Frame 1 (no input): blank canvas, image omitted
Frame 60 (no input): blank canvas, image omitted
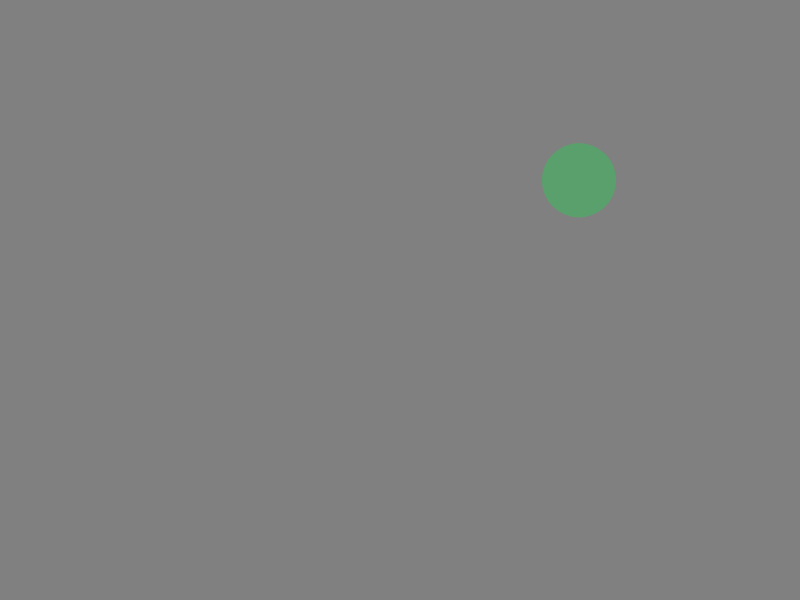
Frame 120 (the mouse pressed at the canvas centre since frame 60)

The p5.js sketch whose frames 1 and 60 were blank and that drew this single picture after the mouse press (run headless with seeded random() and noise() and a simulated clock; from frame 60 on, the mouse is pressed at the canvas centre):

// p5.js sketch
// ── sketch.js
var lista_de_bolas = []; // variável global para guardar bolas

function setup() {
  createCanvas(800,600);
  noStroke();
 }

function draw() {
  background(128)
  for (var i = 0; i < lista_de_bolas.length; i++) { // itera pela lista de bolas
    lista_de_bolas[i].desenha();    
     lista_de_bolas[i].move();
  }
}

function mousePressed(){  
    var nova_bola = new Bola(mouseX, mouseY); // instancia uma nova bola
    lista_de_bolas.push(nova_bola);           // acrescenta a nova bola na lista
}
 
// 'Classe' Bola
function Bola(x_,y_){
  this.x = x_;
  this.y = y_;
  this.tamanho = random(10,100);
  this.cor = color(random(255),random(255),random(255),128);
  this.vel_x = random(-5,5)
  this.vel_y = random(-5,5);

  this.desenha = function(){
    fill(this.cor)
    ellipse(this.x, this.y, this.tamanho,this.tamanho)
  }
  this.move = function(){
    this.x = this.x + this.vel_x
    this.y = this.y + this.vel_y
//    this.vel_y = this.vel_y + 0.01; // gravidade
//    this.vel_y = this.vel_y * 0.999; // fricção
//    this.vel_x = this.vel_x * 0.999; // fricção
    if (this.x < 0 || this.x > width) {
      this.vel_x = -this.vel_x
    }
    if (this.y < 0 || this.y > height) {
      this.vel_y = -this.vel_y 
    }
    
  }
}
